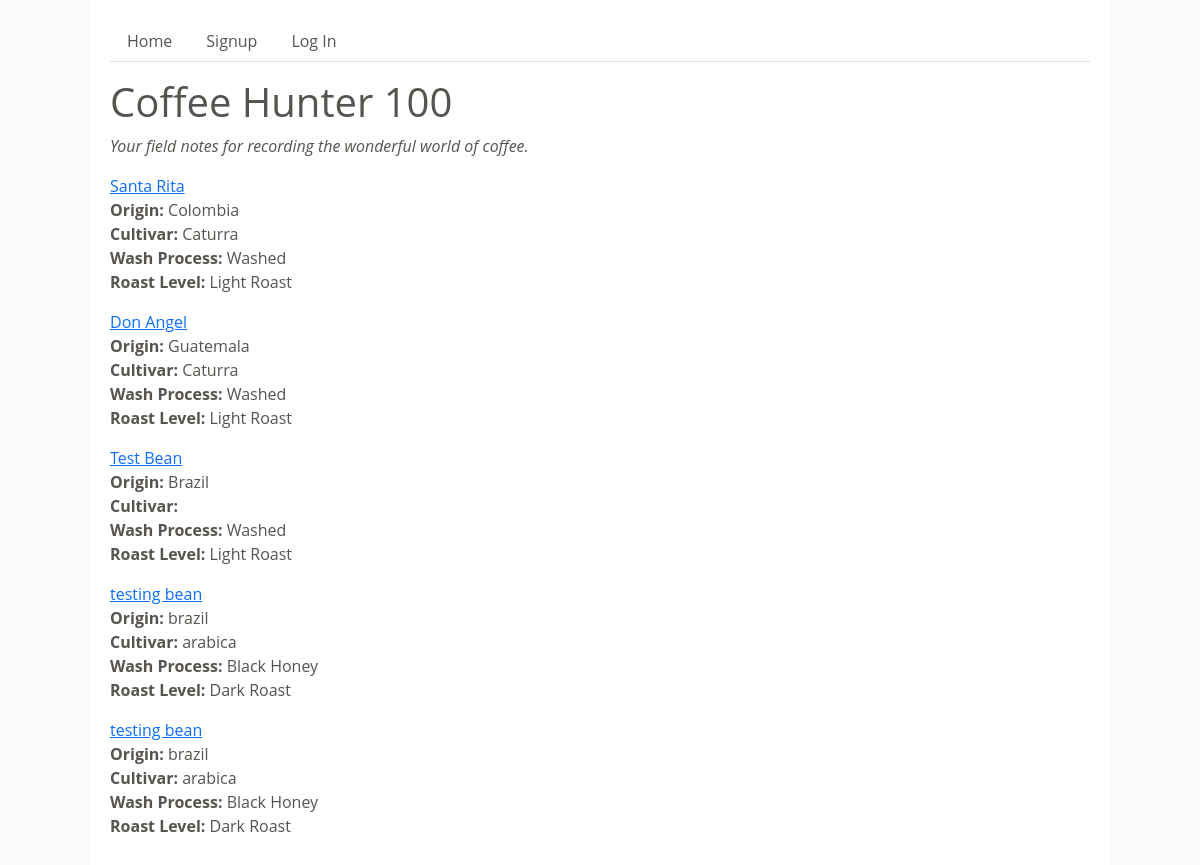
The page / on the database its author committed.
### ch_100_app/models.py (models this page shows, shortened)
class Bean(db.Model):
    id = db.Column(db.Integer, primary_key=True)
    name = db.Column(db.String(60), nullable=False)
    origin = db.Column(db.String(100), nullable=False)
    cultivar = db.Column(db.String(60))
    wash_process = db.Column(db.Enum(WashProcess), nullable=False)
    roast_level = db.Column(db.Enum(RoastLevel), nullable=False)
    created_by_id = db.Column(db.Integer, db.ForeignKey("user.id"), nullable=False)
    notes = db.relationship("Note", back_populates="bean")
    created_by = db.relationship("User")

### ch_100_app/main/routes.py (the view)
@main.route("/")
def homepage():
    beans = Bean.query.all()
    return render_template("home.html", beans=beans)

### ch_100_app/utils.py (called while the page is built)
    def __str__(self):
        return str(self.value)

### ch_100_app/templates/home.html (shortened to what this page needs)
{% extends 'base.html' %}
{% block content %}
<h1>Coffee Hunter 100</h1>
<p><em>Your field notes for recording the wonderful world of coffee.</em></p>
{% for bean in beans %}
<div class="bean">
    <a href="/bean/{{ bean.id }}">{{ bean.name }}</a>
    <p><strong>Origin:</strong> {{ bean.origin }}</p>
    <p><strong>Cultivar:</strong> {{ bean.cultivar }}</p>
    <p><strong>Wash Process:</strong> {{ bean.wash_process }}</p>
    <p><strong>Roast Level:</strong> {{ bean.roast_level }}</p>
</div>
{% endfor %}
{% endblock %}

### ch_100_app/static/style.css (style rules this page uses)
body { display: flex; flex-direction: column; align-items: center; background-color: #fafaf9; }
.bean p:not(:last-child) { margin-bottom: 0; }

### rows shown on the page
Bean: name "Santa Rita", origin "Colombia", cultivar "Caturra", wash_process "Washed", roast_level "Light Roast"
Bean: name "Don Angel", origin "Guatemala", cultivar "Caturra", wash_process "Washed", roast_level "Light Roast"
Bean: name "Test Bean", origin "Brazil", wash_process "Washed", roast_level "Light Roast"
Bean: name "testing bean", origin "brazil", cultivar "arabica", wash_process "Black Honey", roast_level "Dark Roast"
Bean: name "testing bean", origin "brazil", cultivar "arabica", wash_process "Black Honey", roast_level "Dark Roast"
